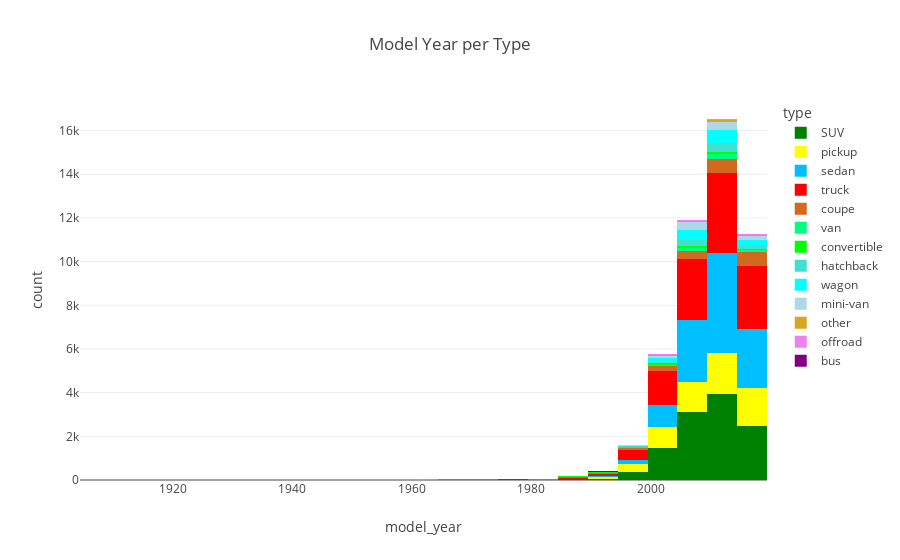

Notebook cell for this chart:
### Code cell
# Creating a histogram to analyze model year by car type.
fig3 = px.histogram(df, x='model_year', title='Model Year per Type', nbins=50, color='type', 
                   color_discrete_map={'SUV': 'green', 'truck': 'red', 'sedan': 'deepskyblue', 'pickup': 'yellow', 'coupe': 'chocolate', 
                                      'wagon': 'cyan', 'mini-van': 'lightblue', 'hatchback': 'turquoise', 'van': 'springgreen', 
                                      'convertible': 'lime', 'other': 'goldenrod', 'offroad': 'violet', 'bus': 'purple'})
fig3.show()

### Figure 1 — Plotly figure (JSON) as saved in the notebook; plotly's stock layout.template omitted (floating-point values rounded to 4 significant figures; data arrays with more than 128 entries replaced by an {"elided": "..."} marker saying what was removed)
{"data": [{"alignmentgroup": "True", "bingroup": "x", "hovertemplate": "type=SUV<br>model_year=%{x}<br>count=%{y}<extra></extra>", "legendgroup": "SUV", "marker": {"color": "green", "pattern": {"shape": ""}}, "name": "SUV", "nbinsx": 50, "offsetgroup": "SUV", "orientation": "v", "showlegend": true, "type": "histogram", "x": {"elided": "12405 int values"}, "xaxis": "x", "yaxis": "y"}, {"alignmentgroup": "True", "bingroup": "x", "hovertemplate": "type=pickup<br>model_year=%{x}<br>count=%{y}<extra></extra>", "legendgroup": "pickup", "marker": {"color": "yellow", "pattern": {"shape": ""}}, "name": "pickup", "nbinsx": 50, "offsetgroup": "pickup", "orientation": "v", "showlegend": true, "type": "histogram", "x": {"elided": "6988 int values"}, "xaxis": "x", "yaxis": "y"}, {"alignmentgroup": "True", "bingroup": "x", "hovertemplate": "type=sedan<br>model_year=%{x}<br>count=%{y}<extra></extra>", "legendgroup": "sedan", "marker": {"color": "deepskyblue", "pattern": {"shape": ""}}, "name": "sedan", "nbinsx": 50, "offsetgroup": "sedan", "orientation": "v", "showlegend": true, "type": "histogram", "x": {"elided": "12154 int values"}, "xaxis": "x", "yaxis": "y"}, {"alignmentgroup": "True", "bingroup": "x", "hovertemplate": "type=truck<br>model_year=%{x}<br>count=%{y}<extra></extra>", "legendgroup": "truck", "marker": {"color": "red", "pattern": {"shape": ""}}, "name": "truck", "nbinsx": 50, "offsetgroup": "truck", "orientation": "v", "showlegend": true, "type": "histogram", "x": {"elided": "12353 int values"}, "xaxis": "x", "yaxis": "y"}, {"alignmentgroup": "True", "bingroup": "x", "hovertemplate": "type=coupe<br>model_year=%{x}<br>count=%{y}<extra></extra>", "legendgroup": "coupe", "marker": {"color": "chocolate", "pattern": {"shape": ""}}, "name": "coupe", "nbinsx": 50, "offsetgroup": "coupe", "orientation": "v", "showlegend": true, "type": "histogram", "x": {"elided": "2303 int values"}, "xaxis": "x", "yaxis": "y"}, {"alignmentgroup": "True", "bingroup": "x", "hovertemplate": "type=van<br>model_year=%{x}<br>count=%{y}<extra></extra>", "legendgroup": "van", "marker": {"color": "springgreen", "pattern": {"shape": ""}}, "name": "van", "nbinsx": 50, "offsetgroup": "van", "orientation": "v", "showlegend": true, "type": "histogram", "x": {"elided": "633 int values"}, "xaxis": "x", "yaxis": "y"}, {"alignmentgroup": "True", "bingroup": "x", "hovertemplate": "type=convertible<br>model_year=%{x}<br>count=%{y}<extra></extra>", "legendgroup": "convertible", "marker": {"color": "lime", "pattern": {"shape": ""}}, "name": "convertible", "nbinsx": 50, "offsetgroup": "convertible", "orientation": "v", "showlegend": true, "type": "histogram", "x": {"elided": "446 int values"}, "xaxis": "x", "yaxis": "y"}, {"alignmentgroup": "True", "bingroup": "x", "hovertemplate": "type=hatchback<br>model_year=%{x}<br>count=%{y}<extra></extra>", "legendgroup": "hatchback", "marker": {"color": "turquoise", "pattern": {"shape": ""}}, "name": "hatchback", "nbinsx": 50, "offsetgroup": "hatchback", "orientation": "v", "showlegend": true, "type": "histogram", "x": {"elided": "1047 int values"}, "xaxis": "x", "yaxis": "y"}, {"alignmentgroup": "True", "bingroup": "x", "hovertemplate": "type=wagon<br>model_year=%{x}<br>count=%{y}<extra></extra>", "legendgroup": "wagon", "marker": {"color": "cyan", "pattern": {"shape": ""}}, "name": "wagon", "nbinsx": 50, "offsetgroup": "wagon", "orientation": "v", "showlegend": true, "type": "histogram", "x": {"elided": "1541 int values"}, "xaxis": "x", "yaxis": "y"}, {"alignmentgroup": "True", "bingroup": "x", "hovertemplate": "type=mini-van<br>model_year=%{x}<br>count=%{y}<extra></extra>", "legendgroup": "mini-van", "marker": {"color": "lightblue", "pattern": {"shape": ""}}, "name": "mini-van", "nbinsx": 50, "offsetgroup": "mini-van", "orientation": "v", "showlegend": true, "type": "histogram", "x": {"elided": "1161 int values"}, "xaxis": "x", "yaxis": "y"}, {"alignmentgroup": "True", "bingroup": "x", "hovertemplate": "type=other<br>model_year=%{x}<br>count=%{y}<extra></extra>", "legendgroup": "other", "marker": {"color": "goldenrod", "pattern": {"shape": ""}}, "name": "other", "nbinsx": 50, "offsetgroup": "other", "orientation": "v", "showlegend": true, "type": "histogram", "x": {"elided": "256 int values"}, "xaxis": "x", "yaxis": "y"}, {"alignmentgroup": "True", "bingroup": "x", "hovertemplate": "type=offroad<br>model_year=%{x}<br>count=%{y}<extra></extra>", "legendgroup": "offroad", "marker": {"color": "violet", "pattern": {"shape": ""}}, "name": "offroad", "nbinsx": 50, "offsetgroup": "offroad", "orientation": "v", "showlegend": true, "type": "histogram", "x": {"elided": "214 int values"}, "xaxis": "x", "yaxis": "y"}, {"alignmentgroup": "True", "bingroup": "x", "hovertemplate": "type=bus<br>model_year=%{x}<br>count=%{y}<extra></extra>", "legendgroup": "bus", "marker": {"color": "purple", "pattern": {"shape": ""}}, "name": "bus", "nbinsx": 50, "offsetgroup": "bus", "orientation": "v", "showlegend": true, "type": "histogram", "x": [1994, 2011, 1994, 2007, 2011, 2011, 2007, 2011, 2011, 2011, 2007, 2011, 2007, 2011, 2011, 2006, 2008, 2007, 1991, 2011, 2011, 2011, 2011, 2011], "xaxis": "x", "yaxis": "y"}], "layout": {"barmode": "relative", "legend": {"title": {"text": "type"}, "tracegroupgap": 0}, "title": {"text": "Model Year per Type"}, "xaxis": {"anchor": "y", "domain": [0, 1], "title": {"text": "model_year"}}, "yaxis": {"anchor": "x", "domain": [0, 1], "title": {"text": "count"}}}}
